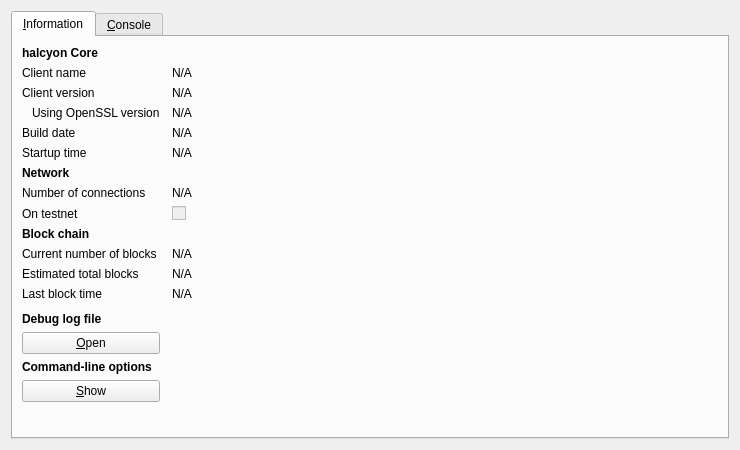
<?xml version="1.0" encoding="UTF-8"?>
<ui version="4.0">
 <class>RPCConsole</class>
 <widget class="QDialog" name="RPCConsole">
  <property name="geometry">
   <rect>
    <x>0</x>
    <y>0</y>
    <width>740</width>
    <height>450</height>
   </rect>
  </property>
  <property name="windowTitle">
   <string>halcyon - Debug window</string>
  </property>
  <layout class="QVBoxLayout" name="verticalLayout_2">
   <item>
    <widget class="QTabWidget" name="tabWidget">
     <property name="currentIndex">
      <number>0</number>
     </property>
     <widget class="QWidget" name="tab_info">
      <attribute name="title">
       <string>&amp;Information</string>
      </attribute>
      <layout class="QGridLayout" name="gridLayout" columnstretch="0,1">
       <property name="horizontalSpacing">
        <number>12</number>
       </property>
       <item row="0" column="0">
        <widget class="QLabel" name="label_9">
         <property name="font">
          <font>
           <weight>75</weight>
           <bold>true</bold>
          </font>
         </property>
         <property name="text">
          <string>halcyon Core</string>
         </property>
        </widget>
       </item>
       <item row="1" column="0">
        <widget class="QLabel" name="label_5">
         <property name="text">
          <string>Client name</string>
         </property>
        </widget>
       </item>
       <item row="1" column="1">
        <widget class="QLabel" name="clientName">
         <property name="cursor">
          <cursorShape>IBeamCursor</cursorShape>
         </property>
         <property name="text">
          <string>N/A</string>
         </property>
         <property name="textFormat">
          <enum>Qt::PlainText</enum>
         </property>
         <property name="textInteractionFlags">
          <set>Qt::LinksAccessibleByMouse|Qt::TextSelectableByKeyboard|Qt::TextSelectableByMouse</set>
         </property>
        </widget>
       </item>
       <item row="2" column="0">
        <widget class="QLabel" name="label_6">
         <property name="text">
          <string>Client version</string>
         </property>
        </widget>
       </item>
       <item row="2" column="1">
        <widget class="QLabel" name="clientVersion">
         <property name="cursor">
          <cursorShape>IBeamCursor</cursorShape>
         </property>
         <property name="text">
          <string>N/A</string>
         </property>
         <property name="textFormat">
          <enum>Qt::PlainText</enum>
         </property>
         <property name="textInteractionFlags">
          <set>Qt::LinksAccessibleByMouse|Qt::TextSelectableByKeyboard|Qt::TextSelectableByMouse</set>
         </property>
        </widget>
       </item>
       <item row="3" column="0">
        <widget class="QLabel" name="label_14">
         <property name="text">
          <string>Using OpenSSL version</string>
         </property>
         <property name="indent">
          <number>10</number>
         </property>
        </widget>
       </item>
       <item row="3" column="1">
        <widget class="QLabel" name="openSSLVersion">
         <property name="cursor">
          <cursorShape>IBeamCursor</cursorShape>
         </property>
         <property name="text">
          <string>N/A</string>
         </property>
         <property name="textFormat">
          <enum>Qt::PlainText</enum>
         </property>
         <property name="textInteractionFlags">
          <set>Qt::LinksAccessibleByMouse|Qt::TextSelectableByKeyboard|Qt::TextSelectableByMouse</set>
         </property>
        </widget>
       </item>
       <item row="4" column="0">
        <widget class="QLabel" name="label_12">
         <property name="text">
          <string>Build date</string>
         </property>
        </widget>
       </item>
       <item row="4" column="1">
        <widget class="QLabel" name="buildDate">
         <property name="cursor">
          <cursorShape>IBeamCursor</cursorShape>
         </property>
         <property name="text">
          <string>N/A</string>
         </property>
         <property name="textFormat">
          <enum>Qt::PlainText</enum>
         </property>
         <property name="textInteractionFlags">
          <set>Qt::LinksAccessibleByMouse|Qt::TextSelectableByKeyboard|Qt::TextSelectableByMouse</set>
         </property>
        </widget>
       </item>
       <item row="5" column="0">
        <widget class="QLabel" name="label_13">
         <property name="text">
          <string>Startup time</string>
         </property>
        </widget>
       </item>
       <item row="5" column="1">
        <widget class="QLabel" name="startupTime">
         <property name="cursor">
          <cursorShape>IBeamCursor</cursorShape>
         </property>
         <property name="text">
          <string>N/A</string>
         </property>
         <property name="textFormat">
          <enum>Qt::PlainText</enum>
         </property>
         <property name="textInteractionFlags">
          <set>Qt::LinksAccessibleByMouse|Qt::TextSelectableByKeyboard|Qt::TextSelectableByMouse</set>
         </property>
        </widget>
       </item>
       <item row="6" column="0">
        <widget class="QLabel" name="label_11">
         <property name="font">
          <font>
           <weight>75</weight>
           <bold>true</bold>
          </font>
         </property>
         <property name="text">
          <string>Network</string>
         </property>
        </widget>
       </item>
       <item row="7" column="0">
        <widget class="QLabel" name="label_7">
         <property name="text">
          <string>Number of connections</string>
         </property>
        </widget>
       </item>
       <item row="7" column="1">
        <widget class="QLabel" name="numberOfConnections">
         <property name="cursor">
          <cursorShape>IBeamCursor</cursorShape>
         </property>
         <property name="text">
          <string>N/A</string>
         </property>
         <property name="textFormat">
          <enum>Qt::PlainText</enum>
         </property>
         <property name="textInteractionFlags">
          <set>Qt::LinksAccessibleByMouse|Qt::TextSelectableByKeyboard|Qt::TextSelectableByMouse</set>
         </property>
        </widget>
       </item>
       <item row="8" column="0">
        <widget class="QLabel" name="label_8">
         <property name="text">
          <string>On testnet</string>
         </property>
        </widget>
       </item>
       <item row="8" column="1">
        <widget class="QCheckBox" name="isTestNet">
         <property name="enabled">
          <bool>false</bool>
         </property>
         <property name="text">
          <string/>
         </property>
        </widget>
       </item>
       <item row="9" column="0">
        <widget class="QLabel" name="label_10">
         <property name="font">
          <font>
           <weight>75</weight>
           <bold>true</bold>
          </font>
         </property>
         <property name="text">
          <string>Block chain</string>
         </property>
        </widget>
       </item>
       <item row="10" column="0">
        <widget class="QLabel" name="label_3">
         <property name="text">
          <string>Current number of blocks</string>
         </property>
        </widget>
       </item>
       <item row="10" column="1">
        <widget class="QLabel" name="numberOfBlocks">
         <property name="cursor">
          <cursorShape>IBeamCursor</cursorShape>
         </property>
         <property name="text">
          <string>N/A</string>
         </property>
         <property name="textFormat">
          <enum>Qt::PlainText</enum>
         </property>
         <property name="textInteractionFlags">
          <set>Qt::LinksAccessibleByMouse|Qt::TextSelectableByKeyboard|Qt::TextSelectableByMouse</set>
         </property>
        </widget>
       </item>
       <item row="11" column="0">
        <widget class="QLabel" name="label_4">
         <property name="text">
          <string>Estimated total blocks</string>
         </property>
        </widget>
       </item>
       <item row="11" column="1">
        <widget class="QLabel" name="totalBlocks">
         <property name="cursor">
          <cursorShape>IBeamCursor</cursorShape>
         </property>
         <property name="text">
          <string>N/A</string>
         </property>
         <property name="textFormat">
          <enum>Qt::PlainText</enum>
         </property>
         <property name="textInteractionFlags">
          <set>Qt::LinksAccessibleByMouse|Qt::TextSelectableByKeyboard|Qt::TextSelectableByMouse</set>
         </property>
        </widget>
       </item>
       <item row="12" column="0">
        <widget class="QLabel" name="label_2">
         <property name="text">
          <string>Last block time</string>
         </property>
        </widget>
       </item>
       <item row="12" column="1">
        <widget class="QLabel" name="lastBlockTime">
         <property name="cursor">
          <cursorShape>IBeamCursor</cursorShape>
         </property>
         <property name="text">
          <string>N/A</string>
         </property>
         <property name="textFormat">
          <enum>Qt::PlainText</enum>
         </property>
         <property name="textInteractionFlags">
          <set>Qt::LinksAccessibleByMouse|Qt::TextSelectableByKeyboard|Qt::TextSelectableByMouse</set>
         </property>
        </widget>
       </item>
       <item row="13" column="0">
        <spacer name="verticalSpacer_2">
         <property name="orientation">
          <enum>Qt::Vertical</enum>
         </property>
         <property name="sizeHint" stdset="0">
          <size>
           <width>20</width>
           <height>20</height>
          </size>
         </property>
        </spacer>
       </item>
       <item row="14" column="0">
        <widget class="QLabel" name="labelDebugLogfile">
         <property name="font">
          <font>
           <weight>75</weight>
           <bold>true</bold>
          </font>
         </property>
         <property name="text">
          <string>Debug log file</string>
         </property>
        </widget>
       </item>
       <item row="15" column="0">
        <widget class="QPushButton" name="openDebugLogfileButton">
         <property name="toolTip">
          <string>Open the halcyon debug log file from the current data directory. This can take a few seconds for large log files.</string>
         </property>
         <property name="text">
          <string>&amp;Open</string>
         </property>
         <property name="autoDefault">
          <bool>false</bool>
         </property>
        </widget>
       </item>
       <item row="16" column="0">
        <widget class="QLabel" name="labelCLOptions">
         <property name="font">
          <font>
           <weight>75</weight>
           <bold>true</bold>
          </font>
         </property>
         <property name="text">
          <string>Command-line options</string>
         </property>
        </widget>
       </item>
       <item row="17" column="0">
        <widget class="QPushButton" name="showCLOptionsButton">
         <property name="toolTip">
          <string>Show the halcyon-Qt help message to get a list with possible halcyon command-line options.</string>
         </property>
         <property name="text">
          <string>&amp;Show</string>
         </property>
         <property name="autoDefault">
          <bool>false</bool>
         </property>
        </widget>
       </item>
       <item row="18" column="0">
        <spacer name="verticalSpacer">
         <property name="orientation">
          <enum>Qt::Vertical</enum>
         </property>
         <property name="sizeHint" stdset="0">
          <size>
           <width>20</width>
           <height>40</height>
          </size>
         </property>
        </spacer>
       </item>
      </layout>
     </widget>
     <widget class="QWidget" name="tab_console">
      <attribute name="title">
       <string>&amp;Console</string>
      </attribute>
      <layout class="QVBoxLayout" name="verticalLayout_3">
       <property name="spacing">
        <number>3</number>
       </property>
       <item>
        <widget class="QTextEdit" name="messagesWidget">
         <property name="minimumSize">
          <size>
           <width>0</width>
           <height>100</height>
          </size>
         </property>
         <property name="readOnly">
          <bool>true</bool>
         </property>
         <property name="tabKeyNavigation" stdset="0">
          <bool>false</bool>
         </property>
         <property name="columnCount" stdset="0">
          <number>2</number>
         </property>
        </widget>
       </item>
       <item>
        <layout class="QHBoxLayout" name="horizontalLayout">
         <property name="spacing">
          <number>3</number>
         </property>
         <item>
          <widget class="QLabel" name="label">
           <property name="text">
            <string notr="true">&gt;</string>
           </property>
          </widget>
         </item>
         <item>
          <widget class="QLineEdit" name="lineEdit"/>
         </item>
         <item>
          <widget class="QPushButton" name="clearButton">
           <property name="maximumSize">
            <size>
             <width>24</width>
             <height>24</height>
            </size>
           </property>
           <property name="toolTip">
            <string>Clear console</string>
           </property>
           <property name="text">
            <string/>
           </property>
           <property name="icon">
            <iconset resource="../bitcoin.qrc">
             <normaloff>:/icons/remove</normaloff>:/icons/remove</iconset>
           </property>
           <property name="shortcut">
            <string notr="true">Ctrl+L</string>
           </property>
           <property name="autoDefault">
            <bool>false</bool>
           </property>
          </widget>
         </item>
        </layout>
       </item>
      </layout>
     </widget>
    </widget>
   </item>
  </layout>
 </widget>
 <resources>
  <include location="../bitcoin.qrc"/>
 </resources>
 <connections/>
</ui>
